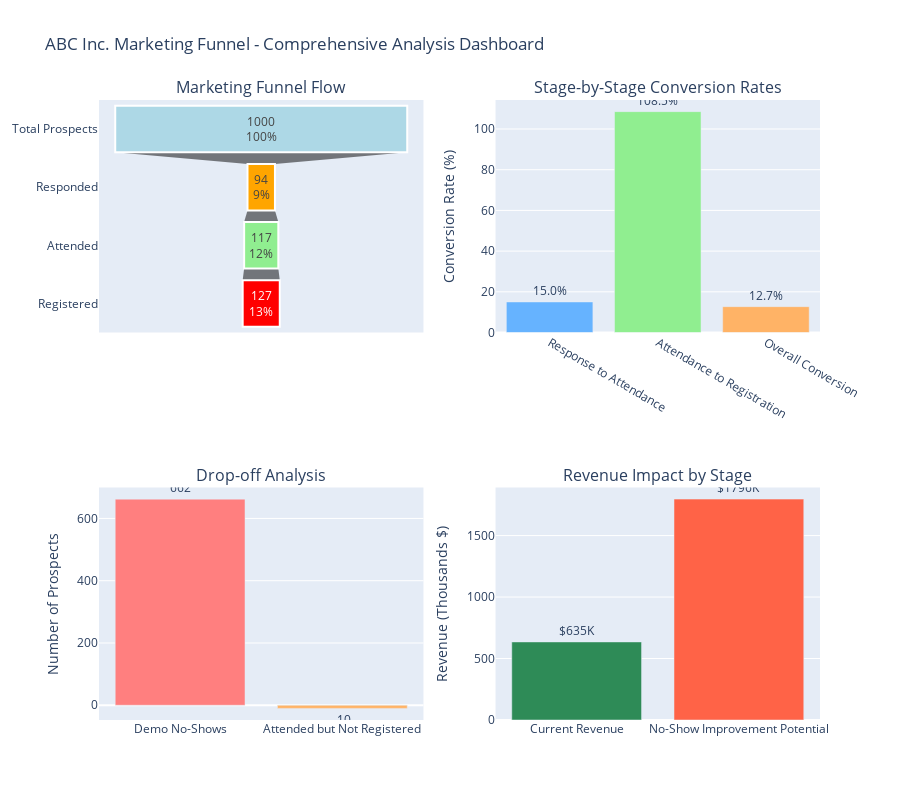

Notebook source saved alongside this figure:
### Code cell
# Create comprehensive funnel visualization
fig = make_subplots(
    rows=2, cols=2,
    subplot_titles=[
        'Marketing Funnel Flow',
        'Stage-by-Stage Conversion Rates', 
        'Drop-off Analysis',
        'Revenue Impact by Stage'
    ],
    specs=[[{"type": "funnel"}, {"type": "bar"}],
           [{"type": "bar"}, {"type": "bar"}]]
)

# 1. Funnel Flow Chart
stage_counts = funnel_metrics['stage_counts']
funnel_stages = ['Total Prospects', 'Responded', 'Attended', 'Registered']
funnel_values = [
    funnel_metrics['total_prospects'],
    stage_counts['responded'],
    stage_counts['attended'],
    stage_counts['registered']
]

fig.add_trace(
    go.Funnel(
        y=funnel_stages,
        x=funnel_values,
        textinfo="value+percent initial",
        marker=dict(
            color=["lightblue", "orange", "lightgreen", "red"],
            line=dict(width=2, color="white")
        )
    ),
    row=1, col=1
)

# 2. Stage-by-Stage Conversion Rates
conversion_stages = ['Response to Attendance', 'Attendance to Registration', 'Overall Conversion']
conversion_values = [
    funnel_metrics['conversion_rates'].get('response_to_attendance', 0),
    funnel_metrics['conversion_rates'].get('attendance_to_registration', 0),
    funnel_metrics['conversion_rates']['overall_conversion']
]

fig.add_trace(
    go.Bar(
        x=conversion_stages,
        y=conversion_values,
        marker_color=['#66b3ff', '#90ee90', '#ffb366'],
        text=[f'{val:.1f}%' for val in conversion_values],
        textposition='outside'
    ),
    row=1, col=2
)

# 3. Drop-off Analysis
attended_prospects = stage_counts['attended']
no_show_prospects = stage_counts['no_show']
not_converted = attended_prospects - stage_counts['registered']

drop_off_categories = ['Demo No-Shows', 'Attended but Not Registered']
drop_off_values = [no_show_prospects, not_converted]

fig.add_trace(
    go.Bar(
        x=drop_off_categories,
        y=drop_off_values,
        marker_color=['#ff7f7f', '#ffb366'],
        text=[f'{val}' for val in drop_off_values],
        textposition='outside'
    ),
    row=2, col=1
)

# 4. Revenue Impact by Stage
revenue_categories = ['Current Revenue', 'No-Show Improvement Potential']
revenue_values = [
    revenue_impact['current_revenue'] / 1000,  # Convert to thousands
    revenue_impact['potential_additional_revenue'] / 1000
]

fig.add_trace(
    go.Bar(
        x=revenue_categories,
        y=revenue_values,
        marker_color=['#2E8B57', '#FF6347'],
        text=[f'${val:.0f}K' for val in revenue_values],
        textposition='outside'
    ),
    row=2, col=2
)

fig.update_layout(
    title_text="ABC Inc. Marketing Funnel - Comprehensive Analysis Dashboard",
    height=800,
    showlegend=False
)

fig.update_yaxes(title_text="Conversion Rate (%)", row=1, col=2)
fig.update_yaxes(title_text="Number of Prospects", row=2, col=1)
fig.update_yaxes(title_text="Revenue (Thousands $)", row=2, col=2)

fig.show()

print(f"\n💡 KEY FUNNEL INSIGHTS:")
print(f"  • Largest bottleneck: Demo no-shows ({funnel_metrics['drop_off_rates'].get('no_show_rate', 0):.1f}% of scheduled demos)")
print(f"  • Biggest opportunity: Reducing no-show rate could add ${revenue_impact['potential_additional_revenue']:,.0f} revenue")
print(f"  • Overall conversion optimization potential: {roi_improvement:.1f}% revenue increase")

### Figure 1 — Plotly figure (JSON) as saved in the notebook; plotly's stock layout.template omitted (floating-point values rounded to 4 significant figures)
{"data": [{"marker": {"color": ["lightblue", "orange", "lightgreen", "red"], "line": {"color": "white", "width": 2}}, "textinfo": "value+percent initial", "type": "funnel", "x": [1000, 94, 117, 127], "xaxis": "x", "y": ["Total Prospects", "Responded", "Attended", "Registered"], "yaxis": "y"}, {"marker": {"color": ["#66b3ff", "#90ee90", "#ffb366"]}, "text": ["15.0%", "108.5%", "12.7%"], "textposition": "outside", "type": "bar", "x": ["Response to Attendance", "Attendance to Registration", "Overall Conversion"], "xaxis": "x2", "y": [15.02, 108.5, 12.7], "yaxis": "y2"}, {"marker": {"color": ["#ff7f7f", "#ffb366"]}, "text": ["662", "-10"], "textposition": "outside", "type": "bar", "x": ["Demo No-Shows", "Attended but Not Registered"], "xaxis": "x3", "y": [662, -10], "yaxis": "y3"}, {"marker": {"color": ["#2E8B57", "#FF6347"]}, "text": ["$635K", "$1796K"], "textposition": "outside", "type": "bar", "x": ["Current Revenue", "No-Show Improvement Potential"], "xaxis": "x4", "y": [635, 1796.0], "yaxis": "y4"}], "layout": {"annotations": [{"font": {"size": 16}, "showarrow": false, "text": "Marketing Funnel Flow", "x": 0.225, "xanchor": "center", "xref": "paper", "y": 1, "yanchor": "bottom", "yref": "paper"}, {"font": {"size": 16}, "showarrow": false, "text": "Stage-by-Stage Conversion Rates", "x": 0.775, "xanchor": "center", "xref": "paper", "y": 1, "yanchor": "bottom", "yref": "paper"}, {"font": {"size": 16}, "showarrow": false, "text": "Drop-off Analysis", "x": 0.225, "xanchor": "center", "xref": "paper", "y": 0.375, "yanchor": "bottom", "yref": "paper"}, {"font": {"size": 16}, "showarrow": false, "text": "Revenue Impact by Stage", "x": 0.775, "xanchor": "center", "xref": "paper", "y": 0.375, "yanchor": "bottom", "yref": "paper"}], "height": 800, "showlegend": false, "title": {"text": "ABC Inc. Marketing Funnel - Comprehensive Analysis Dashboard"}, "xaxis": {"anchor": "y", "domain": [0, 0.45]}, "xaxis2": {"anchor": "y2", "domain": [0.55, 1]}, "xaxis3": {"anchor": "y3", "domain": [0, 0.45]}, "xaxis4": {"anchor": "y4", "domain": [0.55, 1]}, "yaxis": {"anchor": "x", "domain": [0.625, 1]}, "yaxis2": {"anchor": "x2", "domain": [0.625, 1], "title": {"text": "Conversion Rate (%)"}}, "yaxis3": {"anchor": "x3", "domain": [0, 0.375], "title": {"text": "Number of Prospects"}}, "yaxis4": {"anchor": "x4", "domain": [0, 0.375], "title": {"text": "Revenue (Thousands $)"}}}}
